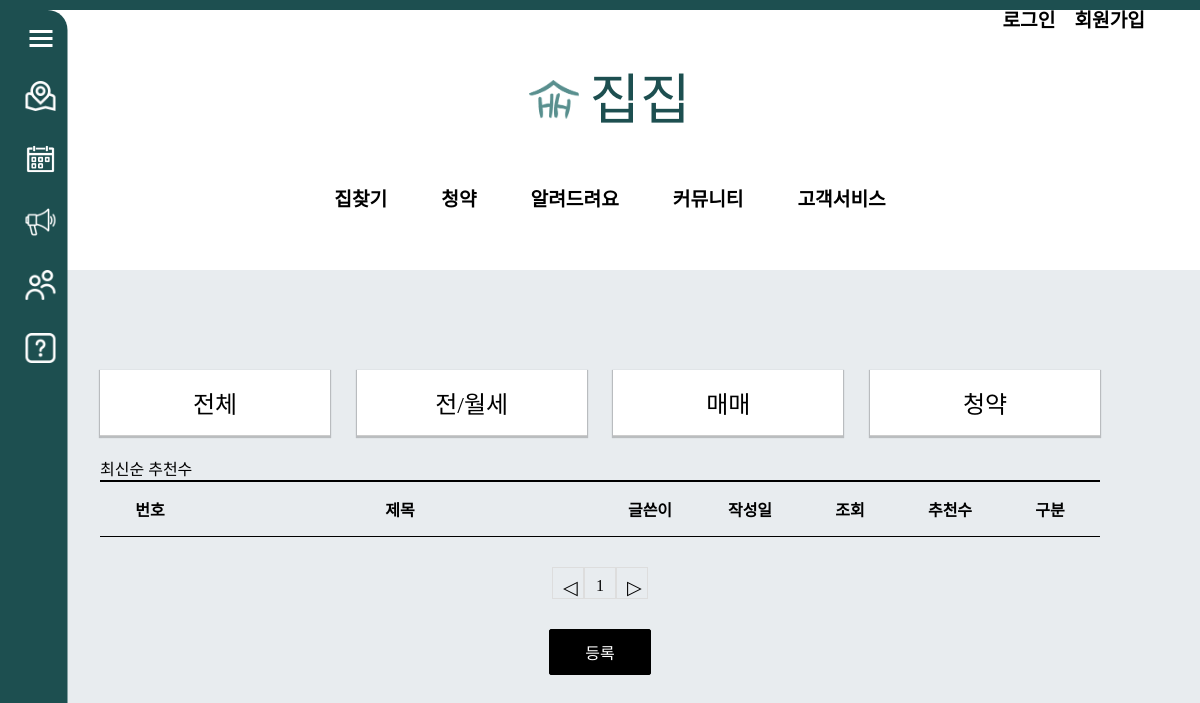
Before: /review/review_subscription/ with the older database file.
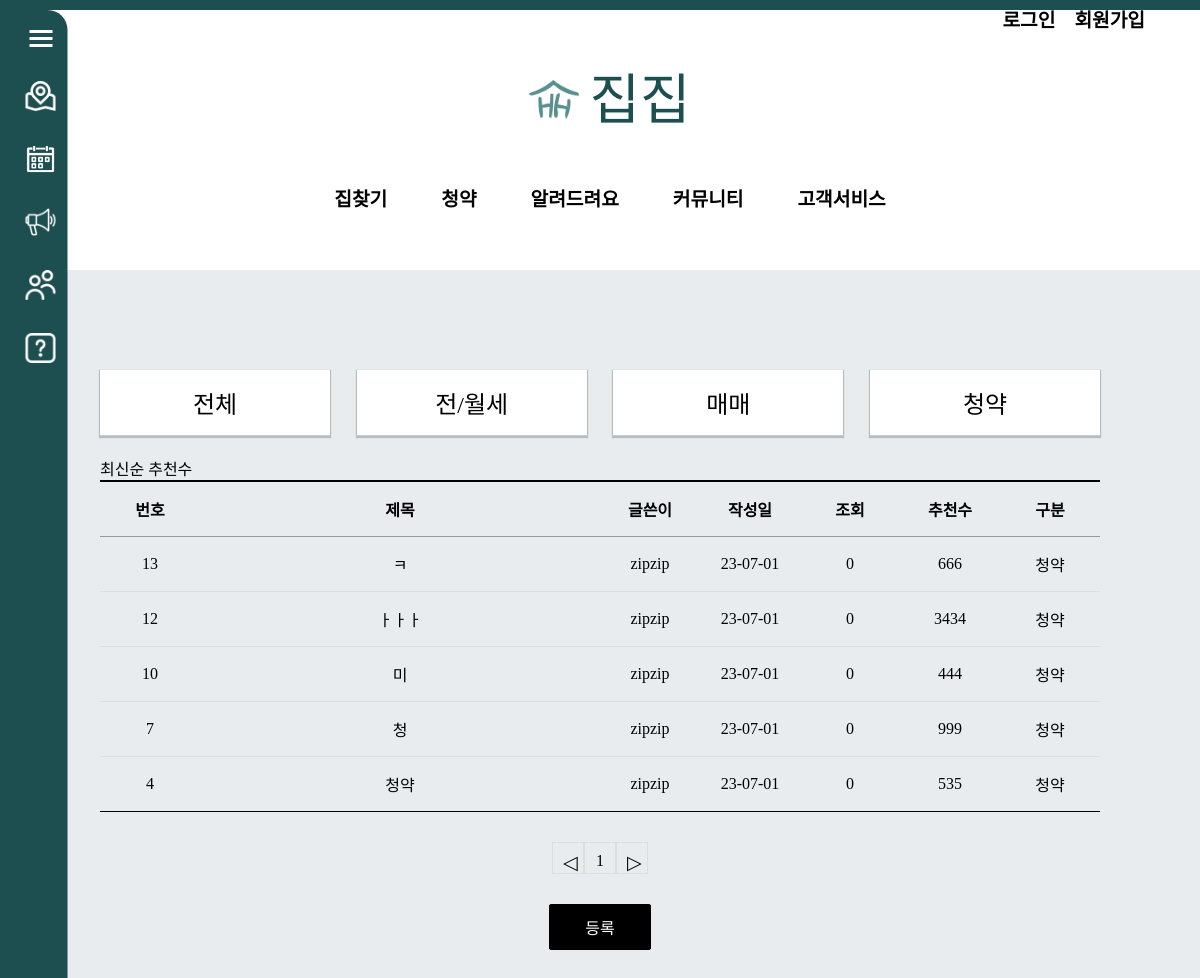
After: the same page with the newer database file.
### review/models.py (models this page shows, shortened)
class Review_Board(models.Model):
    r_title = models.CharField(max_length=100)
    r_content = models.TextField()
    user = models.ForeignKey(User, on_delete=models.CASCADE)
    r_regdate = models.DateTimeField()
    r_modifydate = models.DateTimeField(null=True, blank=True)
    r_type = models.CharField(max_length=10) # 리뷰 게시판 타입
    r_hit = models.IntegerField(default=0)
    r_recommend = models.IntegerField(default=0)

### review/views.py (the view)
# urls.py: path('review_subscription/', views.review_list_subscription, name='review_subscription'), # 거래후기청약
def review_list_subscription(request):
    question_list = Review_Board.objects.filter(r_type='청약').order_by('-r_regdate')
    page = request.GET.get('page', '1')
    paginator = Paginator(question_list, 10)
    text = paginator.get_page(page)
    context = {'question_list': text}
    return render(request, 'review/review_list_subscription.html', context)

### templates/review/review_list_subscription.html (shortened to what this page needs)
<!DOCTYPE html>
<html lang="en">
{% load static %}
<head>
    <link rel="stylesheet" href="{% static 'css/review/css/css.css' %}">
</head>
<body>
{% include 'poll/sidebar.html' %}
{% include 'poll/header.html' %}
    <div class="board_wrap">
        <div class="board_list_wrap">
            <div class="category_wrap">
                <ul>
                    <li><a href="{% url 'review:review_main' %}">전체</a></li>
                    <li><a href="{% url 'review:review_jan' %}" >전/월세</a></li>
                    <li><a href="{% url 'review:review_mama' %}" >매매</a></li>
                    <li><a href="{% url 'review:review_subscription' %}" >청약</a></li>
                </ul>
            </div>
            <div>
                <a href="{% url 'review:review_subscription' %}">최신순</a>
                <a href="{% url 'review:review_subscription_recommend' %}">추천수</a>
            </div>
            <div class="board_list">
                <div class="top">
                    <div class="num">번호</div>
                    <div class="title">제목</div>
                    <div class="writer">글쓴이</div>
                    <div class="date">작성일</div>
                    <div class="count">조회</div>
                    <div class="count">추천수</div>
                    <div class="division">구분</div>
                </div>
                {% for question in question_list %}
                <div>
                    <div class="num">{{ question.id }}</div>
                    <div class="title"><a href="{% url 'review:review_detail' question.id %}">{{ question.r_title }}</a></div>
                    <div class="writer">{{ question.user }}</div>
                    <div class="date">{{ question.r_regdate|date:"y-m-d" }}</div>
                    <div class="count">{{ question.r_hit }}</div>
                    <div class="count">{{ question.r_recommend }}</div>
                    <div class="division">{{question.r_type}}</div>
                </div>
                {% endfor %}
            </div>
            <ul class="board_page">
                {% if question_list.has_previous %}
                <li class="bt first">
                    <a class="bt prev" href="?page={{ question_list.previous_page_number }}">◀</a>
                </li>
                {% else %}
                <li class="page-item disabled">
                    <a class="bt prev">◁</a>
                </li>
                {% endif %}
                {% for page_number in question_list.paginator.page_range %}
                {% if question_list.number == page_number %}
                <li class="page-item active">
                    <a class="num">{{ page_number }}</a>
                </li>
                {% else %}
                <li class="page-item">
                    <a class="num" href="?page={{ page_number }}">{{ page_number }}</a>
                </li>
                {% endif %}
                {% endfor %}
                {% if question_list.has_next %}
                <li class="page-item">
                    <a class="bt last" href="?page={{ question_list.next_page_number }}">▶</a>
                </li>
                {% else %}
                <li class="page-item disabled">
                    <a class="bt last">▷</a>
                </li>
                {% endif %}
            </ul>
            <div class="bt_wrap">
                <a href="#" class="on">등록</a>
            </div>
        </div>
    </div>
</body>
</html>

Changed rows visible on the page:
added Review_Board: id "13", r_title "ㅋ", user "zipzip", r_regdate "23-07-01", r_hit "0", r_recommend "666", r_type "청약"
added Review_Board: id "12", r_title "ㅏㅏㅏ", user "zipzip", r_regdate "23-07-01", r_hit "0", r_recommend "3434", r_type "청약"
added Review_Board: id "10", r_title "미", user "zipzip", r_regdate "23-07-01", r_hit "0", r_recommend "444", r_type "청약"
added Review_Board: id "7", r_title "청", user "zipzip", r_regdate "23-07-01", r_hit "0", r_recommend "999", r_type "청약"
added Review_Board: id "4", r_title "청약", user "zipzip", r_regdate "23-07-01", r_hit "0", r_recommend "535", r_type "청약"
